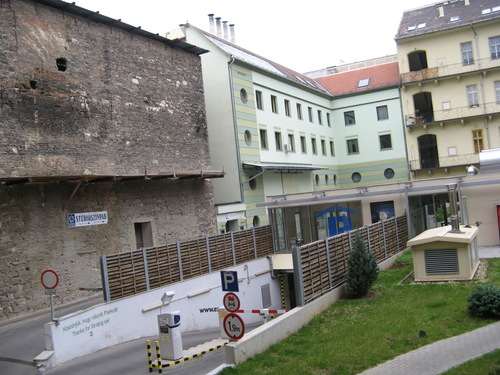
%> input picture ImageProcessing/Find and Match features/data/inp/examples/backyard1.jpg, 500 x 375 px
$ octave --eval "result = HarrisCornerDetector(rgb2gray(imread('data/inp/examples/backyard1.jpg')));"   (GNU Octave 9; MATLAB toolbox functions it lacks are replaced by stand-ins)
%> lines starting %> are read from the running program, lines starting %| are printed output that depends on the picture; in (x1, y1, x2, y2) boxes, pixels count from 0 and x2, y2 are one past the last pixel; in counts of white or black regions, pixels touching at a corner belong together; the program's own positions count from 1
### ImageProcessing/Find and Match features/singleDirectionDerive.m
function Ii = singleDirectionDerive( im , dir )
%singleDirectionDerive derives a given image in a steted direction
% Arguments:
% im ? nxm grayscale image to derive
% dir - directoin of derivation. Consistant with matlab directions and axis
% dir='y' - row direction, y
% dir='x' - column direction, x


    ker = [1 0 -1];
    if strcmp(dir,'y')
        rot = 1;
    elseif strcmp(dir,'x')
        rot = 0;
    else
        error('Invalid "dir" input in singleDirectionDerive');
    end

    if rot
        ker = ker.';
    end

    Ii = conv2(im, ker, 'same');


end

### ImageProcessing/Find and Match features/blurInImageSpace.m
function blurImage = blurInImageSpace(inImage,kernelSize)
%blurInImageSpace function that performs image blurring using 2D
%convolution between the image f and a gaussian kernel g
% inImage - is the input image to be blurred (grayscale double image).
% kernelSize - is the size of the gaussian in each dimension (one odd integer).
% blurImage - is the output blurry image (grayscale double image).


    g = createGaussianAprox(kernelSize);        % creating the kernel g
    blurImage = conv2(inImage, g, 'same');      % using convolution to blur


end

### ImageProcessing/Find and Match features/nonMaximumSuppression.m
function [ result ] = nonMaximumSuppression( response )
% Find local maxima of corner metric matrix.

%deal with the frame border
response(1:2,:)=-inf;
response(:,1:2)=-inf;

response(end-1:end,:)=-inf;
response(:,end-1:end)=-inf;

BW = imregionalmax(response,8);
maxResponse=max(response(:));

BW(response<(maxResponse*0.1))=0;
result = bwmorph(BW,'shrink',Inf);

end

### ImageProcessing/Find and Match features/createGaussianAprox.m
function g = createGaussianAprox(kernelSize)
%createGaussianAprox creates a 2D binomial coefficient matrix (gaussian
%approximation) using convolution method.
%matrix's size will be kernelSize*kernelSize

    n = kernelSize - 1;
    k = 1:n;
    BinomCo = [1 cumprod((n-k+1)./k)];
    g_notNorm = conv2(BinomCo, BinomCo');       % creating a kernel matrix
    g = g_notNorm/sum(sum(g_notNorm));          % normalizing the kerna


end

### ImageProcessing/Find and Match features/HarrisCornerDetector.m
function pos = HarrisCornerDetector( im )
% HARRISCORNERDETECTOR Extract key points from the image.
% Arguments:
% im - nxm grayscale image to find key points inside.
% pos - A nx2 matrix of [x,y] key points positions in im

    %% define variables
    kernelSize = 3;
    k = 0.04;

    %% Define M matrix elements
    Ix = singleDirectionDerive( im , 'x' );
%> in singleDirectionDerive, `Ii = conv2(im, ker, 'same');`:
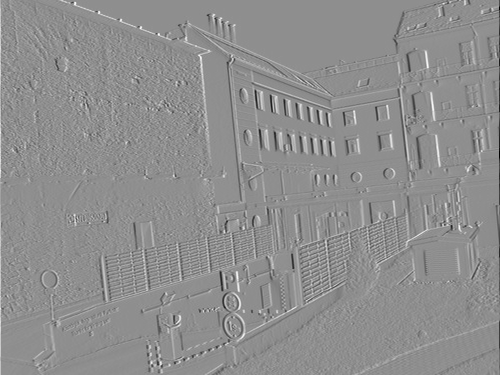
%> Ii: size 375x500 double; min -255, max 200, mean 0.1; drawn with min black and max white
    Iy = singleDirectionDerive( im , 'y' );
%> call 2 of singleDirectionDerive, with dir = 'y'
%> in singleDirectionDerive (call 2), `Ii = conv2(im, ker, 'same');`:
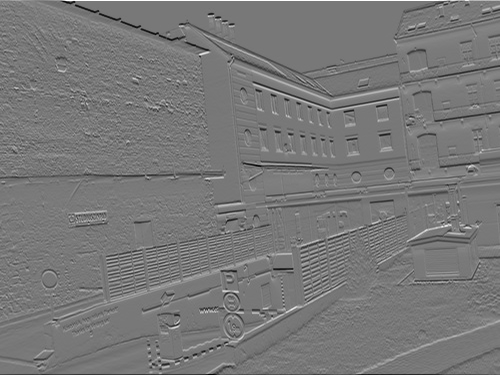
%> Ii: size 375x500 double; min -229, max 255, mean -0.3; drawn with min black and max white
    Ix_sq = blurInImageSpace(Ix.^2,kernelSize);
    Iy_sq = blurInImageSpace(Iy.^2,kernelSize);
    IxIy = blurInImageSpace(Ix.*Iy,kernelSize);
%> call 3 of blurInImageSpace, with kernelSize = 3
%> in blurInImageSpace (call 3), `blurImage = conv2(inImage, g, 'same');`:
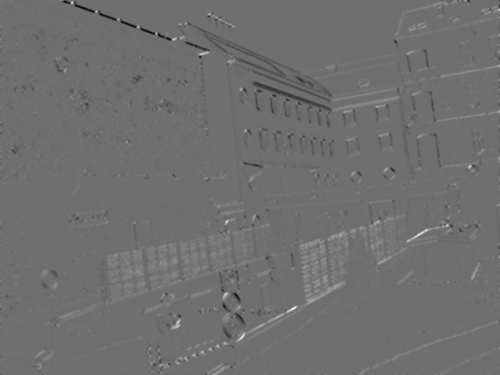
%> blurImage: size 375x500 double; min -12384.3, max 16045.3, mean 34; drawn with min black and max white
    IyIx = blurInImageSpace(Iy.*Ix,kernelSize);

    %% clculate R = response image & give maxima coordinates
    DetM = Ix_sq.*Iy_sq - IxIy.*IyIx;
    TraceM = Ix_sq+Iy_sq;
    response = DetM -k*(TraceM.^2);
    result = nonMaximumSuppression( response );
    [row,col] = find(result);

    pos = [col, row];

end
%> in HarrisCornerDetector, `TraceM = Ix_sq+Iy_sq;`:
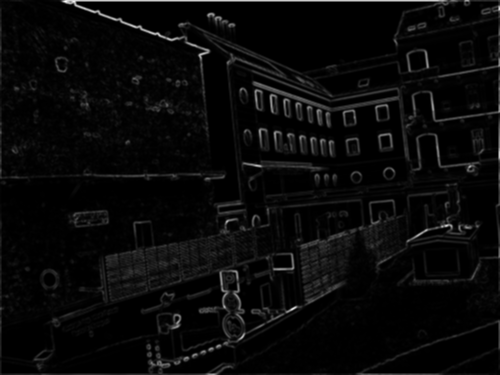
%> TraceM: size 375x500 double; min 0, max 40390.6, mean 1555.6; drawn with min black and max white
%> in nonMaximumSuppression, `response(:,end-1:end)=-inf;`:
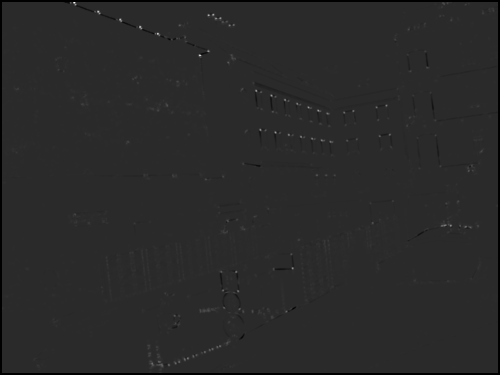
%> response: size 375x500 double; 1.86% of the values are NaN or infinite; the others: min -35638094.9, max 176787404.1, mean 166749.3; drawn with min black, max white, NaN and infinite black
%> in nonMaximumSuppression, `BW = imregionalmax(response,8);`:
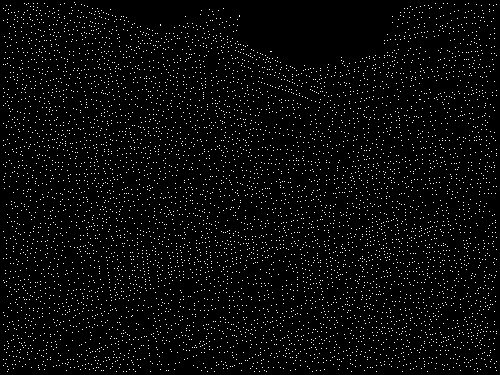
%> BW: size 375x500 logical; 3.5% white in thin lines or dots
%> in nonMaximumSuppression, `maxResponse=max(response(:));`: maxResponse = 176787404.1
%> in nonMaximumSuppression, `BW(response<(maxResponse*0.1))=0;`:
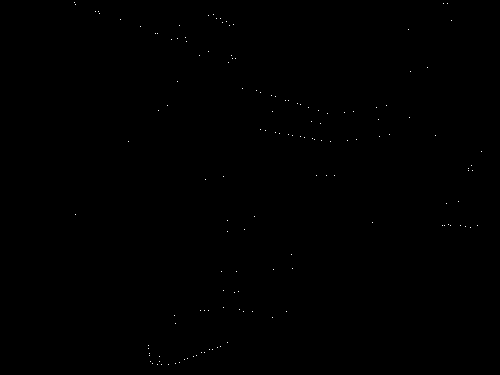
%> BW: size 375x500 logical; 0.08% white in thin lines or dots, all inside (x1, y1, x2, y2) = (74, 2, 482, 365)
%> in HarrisCornerDetector, `[row,col] = find(result);`: row = 145 values from 3 to 365; col = 145 values from 75 to 482
%> in HarrisCornerDetector, `pos = [col, row];`: pos = 145 rows, first 12: [75 3; 76 5; 76 215; 96 12; 99 12; 100 14; 121 20; 129 142; 141 27; 149 346; 149 349; 150 354]
%> `result = HarrisCornerDetector(rgb2gray(imread('data/inp/examples/backy..`: result has the same summary as pos in HarrisCornerDetector
